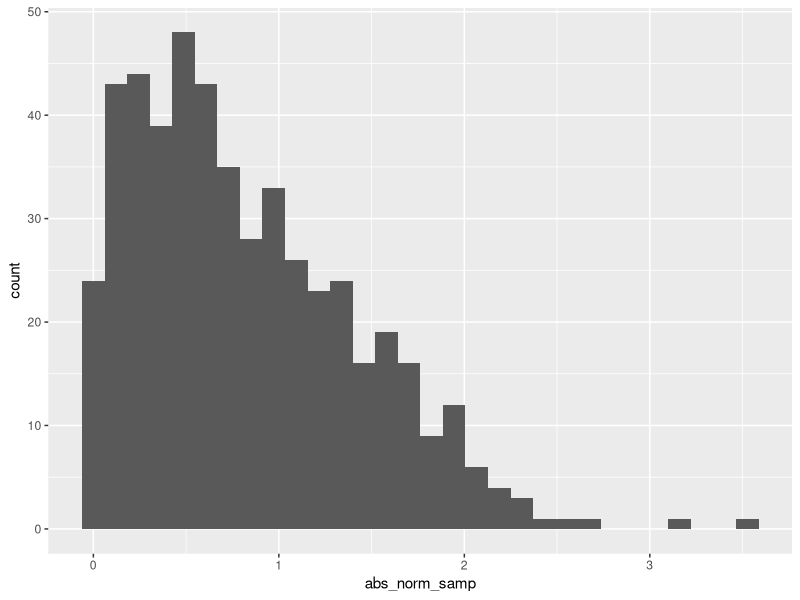
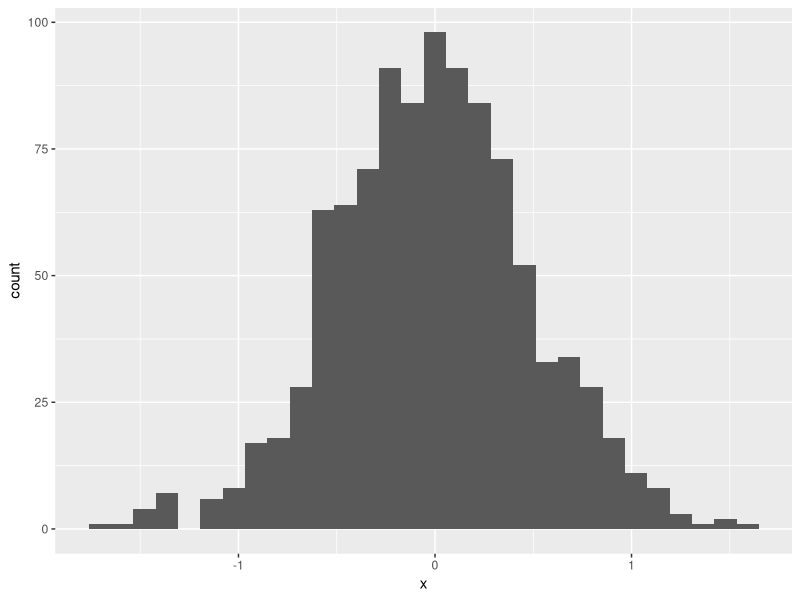
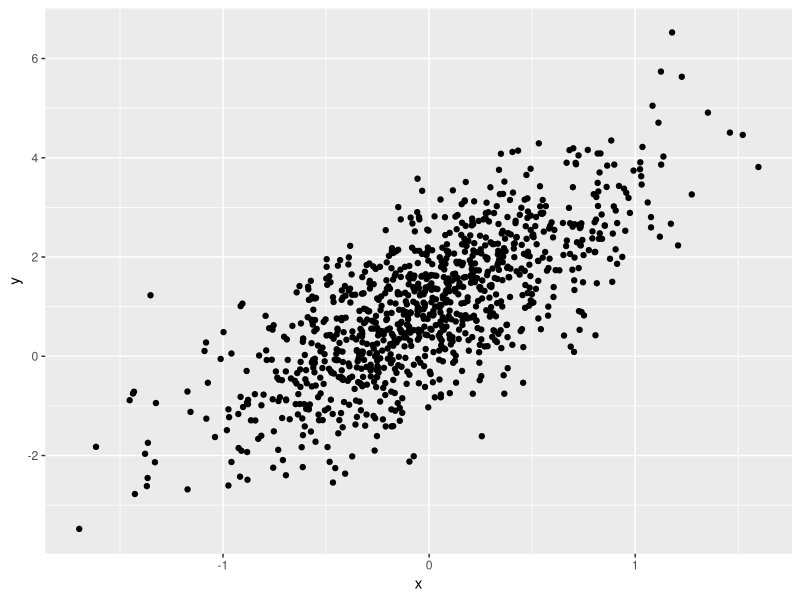

R code for these plots, in order:
## ---- chunk 1
samp = rnorm(100)
length(samp)
## ---- chunk 2
library(tidyverse)

la_df = tibble(
  norm_samp = rnorm(500),
  norm_samp_pos = norm_samp > 0,
  abs_norm_samp = abs(norm_samp)
)

ggplot(la_df, aes(x = abs_norm_samp)) + geom_histogram()

median_samp = median(pull(la_df, norm_samp))
## ---- chunk 3
library(tidyverse)
## ---- chunk 4
example_df = tibble(
  vec_numeric = 5:8,
  vec_char = c("My", "name", "is", "Jeff"),
  vec_logical = c(TRUE, TRUE, TRUE, FALSE),
  vec_factor = factor(c("male", "male", "female", "female"))
)
## ---- chunk 5
library(tidyverse)
## ---- chunk 6
set.seed(1234)

plot_df = tibble(
  x = rnorm(1000, sd = .5),
  y = 1 + 2 * x + rnorm(1000)
)
## ---- chunk 7
ggplot(plot_df, aes(x = x)) + geom_histogram()
## ---- chunk 8
ggplot(plot_df, aes(x = x, y = y)) + geom_point()
